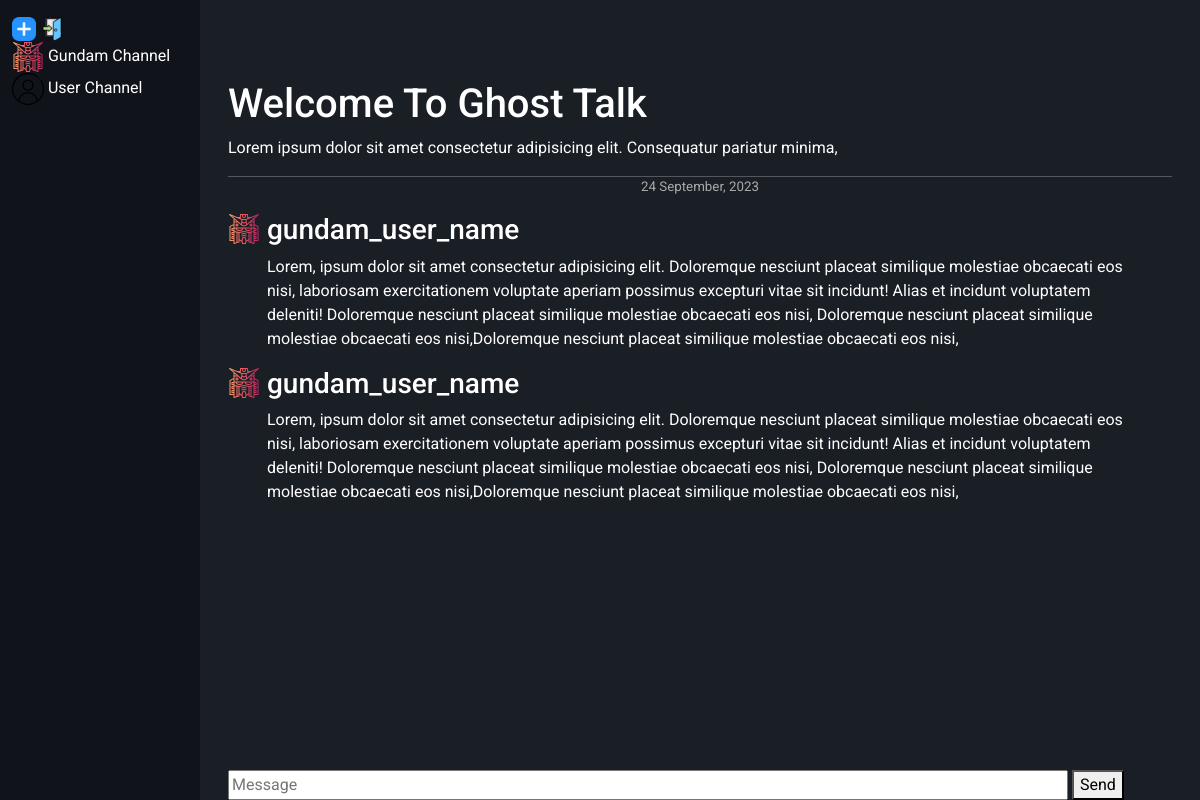
Page / (signed in) on the earlier database version.
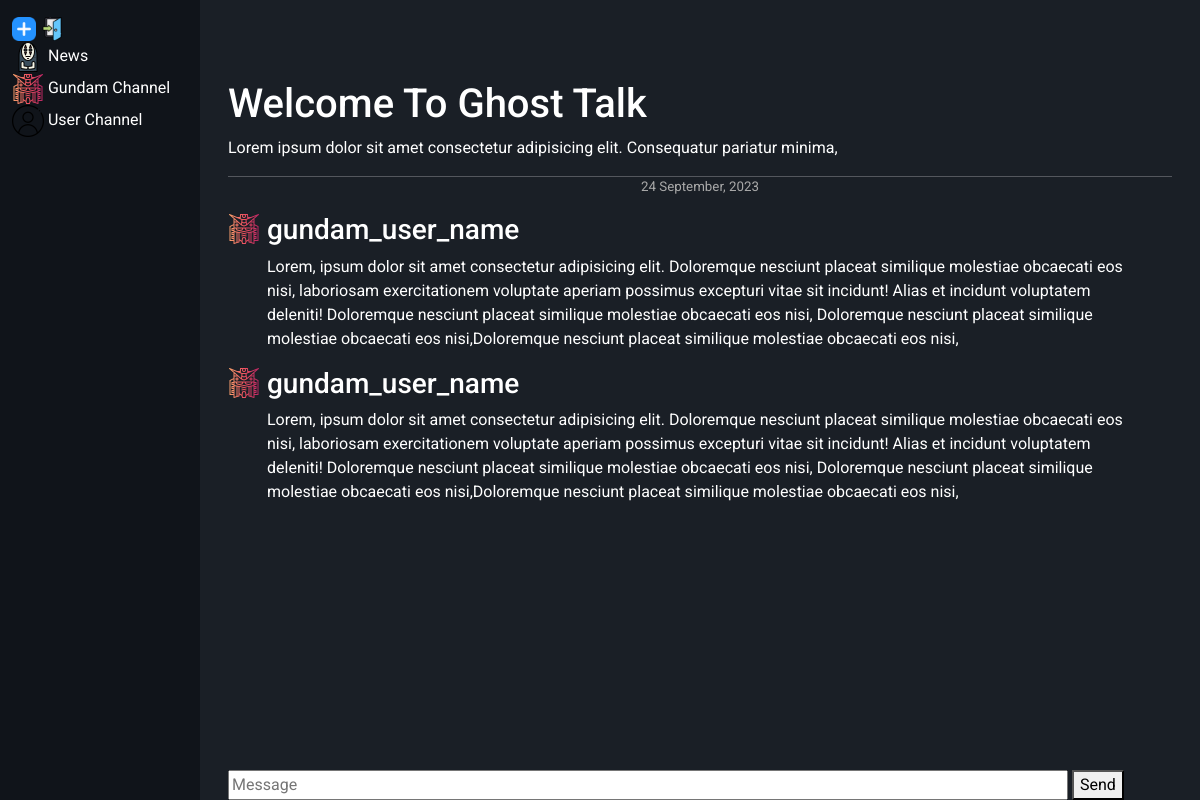
Same page on the later database version.
### main.py (models this page shows)
class Channel(db.Model):
    __tablename__ = "channels"
    id = db.Column(db.Integer, primary_key=True, autoincrement=True)
    name = db.Column(db.String, nullable=False)
    chats = db.relationship("Chat", backref="channels", lazy=True)

### main.py (the view)
@app.route("/")
def home():
    channels = Channel.query.all()
    return render_template("index.html", channels=channels)

### main.py (called while the page is built)
@login_manager.user_loader
def load_user(id):
    return User.query.get(int(id))

### templates/index.html (shortened to what this page needs)
{% extends "base.html" %}
{% block content %}
<div class="container-fluid">
    <div class="row">
        <div id="channels-side" class="col-lg-2 col-md-3 col-sm-2">
            <ul class="side-list">
                <li>
                    <div class="">
                        <a style="display: inline;" href="{{url_for('create_channel')}}" title="create-channel"><img src="{{url_for('static', filename='images/plus.png')}}" alt="sign-up" height="24px"></a>
                        <a style="display: inline;" href="{{url_for('register')}}" title="sign-up"><img src="{{url_for('static', filename='images/log-in.png')}}" alt="sign-up" height="24px"></a>
                    </div>
                </li>
                {% for channel in channels %}
                <li>
                    <a href="{{url_for('channel', channel_id=channel.id)}}">
                        <img src="{{url_for('static', filename='images/ghost.png')}}" height="32px" width="32px"
                            alt="" />
                        {{channel.name}}
                    </a>
                </li>
                {% endfor %}
                <li>
                    <a href="#">
                        <img src="{{url_for('static', filename='images/gundam.png')}}" height="32px" width="32px"
                            alt="" />
                        Gundam Channel
                    </a>
                </li>
                <li>
                    <a href="#">
                        <img src="{{url_for('static', filename='images/user.png')}}" height="32px" width="32px"
                            alt="" />
                        User Channel
                    </a>
                </li>
            </ul>
        </div>
        <div id="chat-side" class="col-lg-10 col-md-9 col-sm-10">
            <div class="chat-area container-fluid">
                <section id="chat-head">
                    <h1>Welcome To Ghost Talk</h1>
                    <p>Lorem ipsum dolor sit amet consectetur adipisicing elit. Consequatur pariatur minima,</p>
                </section>
                <hr style="margin-bottom: 0;">
                <p class="chat-day-date" style="text-align: center">24 September, 2023</p>
                <ul class="side-list" id="chat-list">
                    <li>
                        <div class="row">
                            <div class="col-1 user-chat-pic">
                                <img src="{{url_for('static', filename='images/gundam.png')}}" height="32px"
                                    width="32px" alt="username">
                            </div>
                            <div class="col-11 user-chat-text">
                                <h3>gundam_user_name</h3>
                                <p>Lorem, ipsum dolor sit amet consectetur adipisicing elit.
                                    Doloremque nesciunt placeat similique molestiae obcaecati eos nisi, laboriosam
                                    exercitationem voluptate aperiam possimus excepturi vitae sit incidunt! Alias et
                                    incidunt
                                    voluptatem deleniti! Doloremque nesciunt placeat similique molestiae obcaecati eos
                                    nisi,
                                    Doloremque nesciunt placeat similique molestiae obcaecati eos nisi,Doloremque
                                    nesciunt placeat similique molestiae obcaecati eos nisi,
                            </div>
                        </div>
                    </li>
                    <li>
                        <div class="row">
                            <div style="display:inline; max-width: 39px;" class="col-1 user-chat-pic">
                                <img src="{{url_for('static', filename='images/gundam.png')}}" height="32px"
                                    width="32px" alt="username">
                            </div>
                            <div style="display: inline;" class="col-11 user-chat-text">
                                <h3>gundam_user_name</h3>
                                <p>Lorem, ipsum dolor sit amet consectetur adipisicing elit.
                                    Doloremque nesciunt placeat similique molestiae obcaecati eos nisi, laboriosam
                                    exercitationem voluptate aperiam possimus excepturi vitae sit incidunt! Alias et
                                    incidunt
                                    voluptatem deleniti! Doloremque nesciunt placeat similique molestiae obcaecati eos
                                    nisi,
                                    Doloremque nesciunt placeat similique molestiae obcaecati eos nisi,Doloremque
                                    nesciunt placeat similique molestiae obcaecati eos nisi,
                            </div>
                        </div>
                    </li>
                </ul>
                <div class="message-box">
                    {% if current_user.is_authenticated %}
                    <div class="inputs">
                        <input type="text" rows="3" placeholder="Message" name="message" id="message"
                            onkeydown="message_input(this)" />
                        <button type="submit" name="send" id="send-btn" onClick="sendMessage()">
                            Send
                        </button>
                    </div>
                    {% else %}
                    <a href="{{url_for('login')}}" style="color: red;"><strong>Login to chat</strong></a>
                    {% endif %}
                </div>
            </div>
        </div>
    </div>
</div>
{% endblock  %}

### templates/base.html (shortened to what this page needs)
<!doctype html>
<html lang="en">
  <head>
    <link href="https://cdn.jsdelivr.net/npm/bootstrap@5.3.2/dist/css/bootstrap.min.css" rel="stylesheet">
    <link href="{{url_for('static', filename='css/style.css')}}" rel="stylesheet">
  </head>
  <body>
    {% block content %}{% endblock  %}
  </body>
</html>

### static/css/style.css (style rules this page uses)
body { background-color: #1a1f26; color: #FFFFFF; font-family: 'Roboto', Arial, sans-serif; }
h1 { margin-top: 5rem; }
#channels-side { height: 100vh; padding-top: 1rem; background-color: rgb(16, 20, 26); overflow-y: scroll; }
#channels-side a { text-decoration: none; color: #FFFFFF; display: -webkit-box; -webkit-line-clamp: 1; -webkit-box-orient: vertical; overflow: hidden; }
#chat-side { height: 100vh; padding: 0 1rem 0 1rem ; }
.side-list { list-style: none; padding-left: 0; }
.chat-area { height: 95vh; overflow-y: auto; }
#chat-list { margin-bottom: 3rem; }
.chat-day-date { font-size: smaller; text-align: center; color: darkgray; }
.user-chat-pic { display: inline; max-width: 39px; }
.user-chat-text { display: inline; }
.message-box { display: block; position: fixed; bottom: 0; width: 100%; }
.inputs input { width: 70%; }

Differences in the rows shown:
added Channel: name "News"
